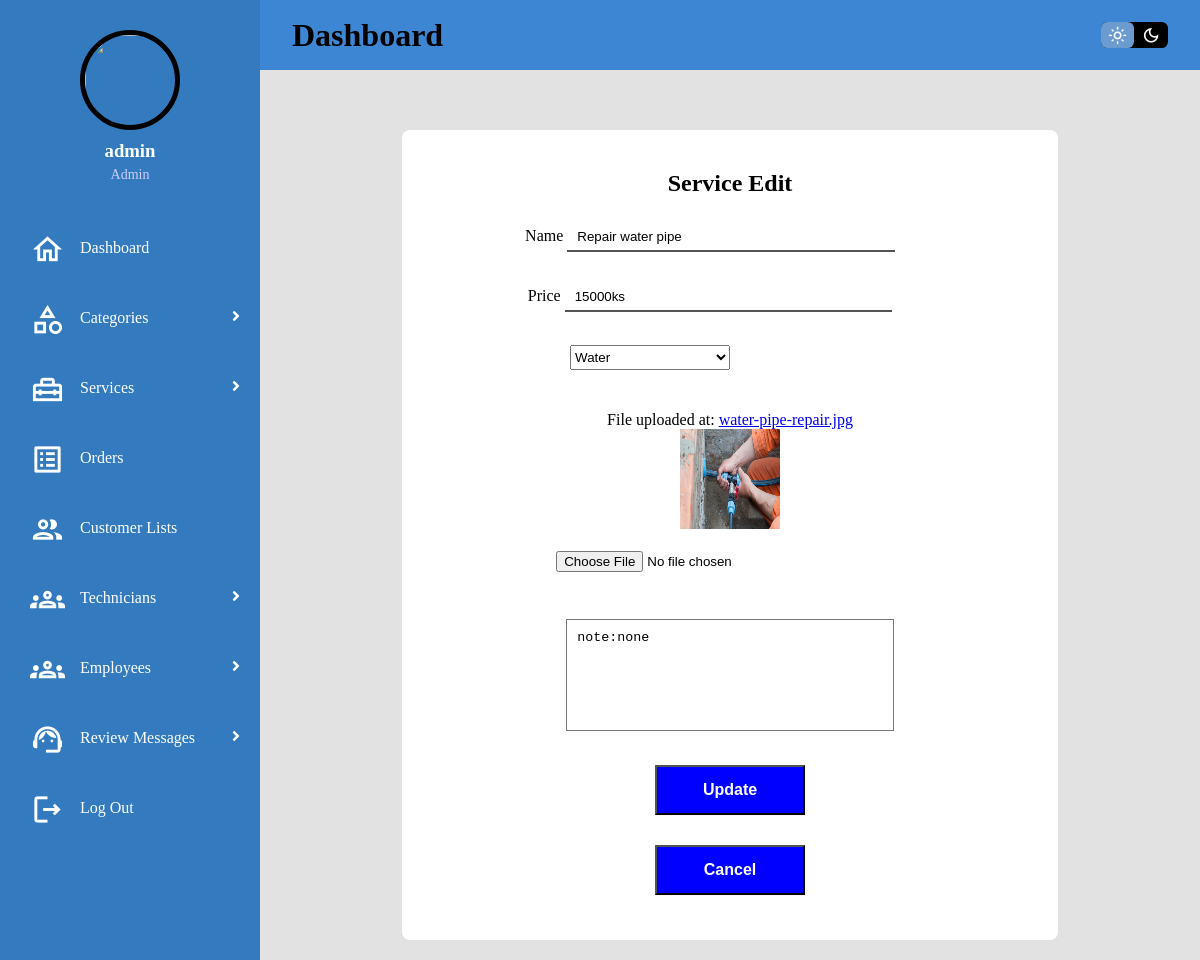
Page /ets/m_service/edit/15/ (signed in) on the committed database.
### ETS_app/models.py (models this page shows, shortened)
class Service(models.Model):
    category = models.ForeignKey(serviceCategory, on_delete=models.CASCADE, default=None)
    name = models.CharField(max_length=100)
    price = models.CharField(max_length=100)
    description = models.TextField(default=None)
    create_at = models.DateTimeField(default=None)
    image = models.ImageField(default=None,blank=True)

class serviceCategory(models.Model):
    name = models.CharField(max_length=100)
    image = models.ImageField(default=None, blank=True)

### ETS_app/views.py (the view, shortened to what this page needs)
# urls.py: path('m_service/edit/<int:post_id>/',M_service_edit),
@permission_required('ETS_app.change_service', login_url='m_login')
def M_service_edit(request, post_id):
    if request.method == "GET":
        category = serviceCategory.objects.all()
        service = Service.objects.get(id=post_id)
        return render(request, "M_service_edit.html",{'service':service,'category':category})

### utils/context_processor.py (called while the page is built)
def customer(request):
    try:
        c_user = Customer.objects.get(email=request.user.email)
        return {'c_user':c_user}
    except Exception:
        return {'c_user':None}

def technician(request):
    try:
        t_user = Technician.objects.get(email=request.user.email)
        return {'t_user':t_user}
    except Exception:
        return {'t_user':None}

def main(request):
    try:
        m_user = Main.objects.get(email=request.user.email)
        return {'m_user':m_user}
    except Exception:
        return {'m_user':None}

### ETS_app/templates/M_service_edit.html (shortened to what this page needs)
{% extends "M_base.html" %}
{% block body %}
{% load static %}
<div class="main">
    <div class="service-add-box-size">
        <div class="box">
            <form method="POST" enctype="multipart/form-data">
                <div class="title">
                    <h2>Service Edit</h2>
                </div>
                <div class="input-box">
                    <label>Name</label>
                    <input type="text" value="{{service.name}}" name="name">
                </div>
                <div class="input-box">
                    <label>Price</label>
                    <input type="text-area" value="{{service.price}}" name="price">
                </div>
                <div id="select-box">
                    <div class="select-box">
                        <select name="category" >
                            {% for c in category %}
                                <option {% if service.category_id == c.id %}selected{% endif %} value="{{c.id}}">{{c.name}}</option>
                            {% endfor %}
                        </select>
                    </div>
                    </div>
                <div class="input-box">
                    {% if service.image %}
                    <p>File uploaded at: <a href="{{service.image.url}}">{{service.image}}</a></p>
                    {% endif %}
                    {% if service.image %}
                    <img src={{service.image.url}} style="width:100px;height:100px;" />
                    {% endif %}<br><br>
                    <input type="file" name="image">
                </div>
                <div class="input-box">
                    <textarea name="description">{{service.description}}</textarea>
                </div>
                <div class="but">
                    <button type="submit" class="btn">Update</button>
                </div>
            </form>
            <div class="but">
                <a href="/ets/m_service/list"><button class="btn">Cancel</button></a>
            </div>
        </div>
    </div>
</div>
{% endblock %}

### templates/M_sidebar.html (shortened to what this page needs)
{% load static %}
<!DOCTYPE html>
<html>
    <body>
        <div id="sidebar">
            <div class="profile">
                {% if m_user %}
                    {% if m_user.image %}
                    <img src="{{m_user.image.url}}">
                    {% endif %}
                    <h3>{{m_user.name}}</h3>
                    <p>{{m_user.occupation.name}}</p>
                {% else %}
                    <img src="{% static 'images/admin.png'%}">
                    <h3>{{user.username}}</h3>
                    <p>Admin</p>
                {% endif %}
            </div>
            <div class="menu">
                {% if user.is_superuser%}
                <div class="item"><a href="/ets/m_dashboard"><span class="material-icons-outlined">home</span>Dashboard</a></div>
                <div class="item-dropdown" ><a class="sub-btn"><span class="material-icons-outlined">category</span>Categories
                    <i class="fas fa-angle-right dropdown"></i>
                    </a>
                </div>
                <div class="item-dropdown" ><a class="sub-btn"><span class="material-icons-outlined">home_repair_service</span>Services
                    <i class="fas fa-angle-right dropdown"></i>
                    </a>
                </div>
                <div class="item"><a href="/ets/m_order/list"><span class="material-icons-outlined">list_alt</span>Orders</a></div>
                <div class="item"><a href="/ets/m_customer/list"><span class="material-icons-outlined">people</span>Customer Lists</a></div>
                <div class="item-dropdown" ><a class="sub-btn"><span class="material-icons-outlined">groups</span>Technicians
                    <i class="fas fa-angle-right dropdown"></i>
                    </a>
                </div>
                <div class="item-dropdown" ><a class="sub-btn"><span class="material-icons-outlined">groups</span>Employees
                    <i class="fas fa-angle-right dropdown"></i>
                    </a>
                </div>
                <div class="item-dropdown" ><a class="sub-btn"><span class="material-icons-outlined">support_agent</span>Review Messages
                    <i class="fas fa-angle-right dropdown"></i>
                    </a>
                </div>
                <div class="item"><a href="/m_logout"><span class="material-icons-outlined">logout</span>Log Out</a></div>
                {% endif %}
            </div>
        </div>
    </body>
</html>

### static/css/M_dashboard.css (style rules this page uses)
* { margin: 0; padding: 0; box-sizing:border-box; }
.material-icons-outlined { vertical-align: middle; line-height: 1px; font-size: 35px; }
:root { --color-primary: #6C9BCF; --color-text: black; --color-grid-background: #e2e2e2; --color-nav-background: #3d86d4; --color-side-background: #337abe; --color-main-background: white; --color-menu-background: #5889b7; --color-table-header:rgba(240,240,240); }
#sidebar { grid-area: side; height: 100%; background: var(--color-side-background); overflow-y: auto; transition: all 0.5s; -webkit-transition: all 0.5s; color: var(--color-text); }
#sidebar .menu { width: 100%; margin-top: 30px; }
#sidebar .menu .item, #sidebar .menu .item-dropdown { position: relative; cursor: pointer; }
.item a, .item-dropdown a { color: #fff; font-size: 16px; text-decoration: none; display: block; padding: 5px 30px; line-height: 60px; }
.item span, .item-dropdown span { margin-right: 15px; }
#sidebar .menu .item-dropdown .sub-btn .dropdown { position: absolute; right: 0; margin: 20px; transition: 0.3s ease; }
.profile { margin-top: 30px; margin-bottom: 15px; text-align: center; }
.profile img { display: block; width: 100px; height: 100px; border-radius: 50%; margin: 0 auto; border: 5px solid var(--color-text); }
.profile h3 { color: #ffffff; margin: 10px 0 5px; }
.profile p { color: rgba(206, 204, 253); font-size: 14px; }
.main { grid-area: main; overflow-y: auto; background: var(--color-grid-background); padding: 20px 20px; color: var(--color-text); }
.service-add-box-size { padding:2.5rem 2.5rem 0 2.5rem; display:flex; justify-content:center; }
::placeholder { color:#0298cf; }
.box { text-align:center; padding:30px 40px; width:80%; background:var(--color-main-background); border-radius:0.5rem; }
.box >form > .title { color:var(--color-text); text-align:center; padding:10px; }
.box>form > #select-box { display:flex; justify-content:center; }
.box>form > #select-box > .select-box { width:59%; padding:10px; text-align:left; }
.box>form > #select-box > .select-box > select { width:50%; height:25px; margin-top:0.5rem; margin-bottom:1rem; }
.box>form > .input-box { text-align:center; padding:15px; }
.box>form > .input-box > input { width:60%; height:30px; outline:none; border-top:none; border-right:none; border-left:none; padding-left:10px; border-color:var(--color-text); color:var(--color-text); background:none; margin-right:2.5rem; }
.box > .but,.box > form > .but { text-align:center; padding:15px; }
.box> .but > a > .btn,.box > form > .but > .btn { font-size:medium; font-weight:bold; color:#fff; background-color:blue; cursor:pointer; width:150px; height:50px; }
.box > form > .input-box > textarea { resize:none; padding:10px; width:60%; height:7rem; margin-top:0.5rem; color:var(--color-text); background:none; }

### rows in the picture
Service: name "Repair water pipe", price "15000ks", category "Water", image "water-pipe-repair.jpg", image (picture), description "note:none"

### other values in the picture
{{ user.username }} "admin"
